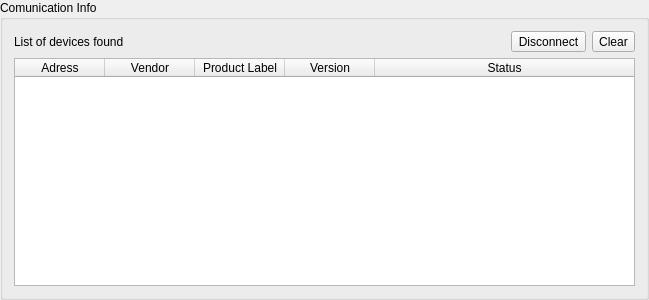
<?xml version="1.0" encoding="UTF-8"?>
<ui version="4.0">
 <class>ConnectionLog</class>
 <widget class="QWidget" name="ConnectionLog">
  <property name="geometry">
   <rect>
    <x>0</x>
    <y>0</y>
    <width>649</width>
    <height>300</height>
   </rect>
  </property>
  <property name="windowTitle">
   <string>ConnectionLog</string>
  </property>
  <layout class="QGridLayout" name="gridLayout">
   <property name="leftMargin">
    <number>0</number>
   </property>
   <property name="topMargin">
    <number>0</number>
   </property>
   <property name="rightMargin">
    <number>0</number>
   </property>
   <property name="bottomMargin">
    <number>0</number>
   </property>
   <property name="spacing">
    <number>0</number>
   </property>
   <item row="0" column="0">
    <widget class="QGroupBox" name="groupBox_3">
     <property name="title">
      <string>Comunication Info</string>
     </property>
     <layout class="QGridLayout" name="gridLayout_3">
      <item row="1" column="0">
       <layout class="QVBoxLayout" name="verticalLayout_3" stretch="0,0">
        <item>
         <layout class="QHBoxLayout" name="horizontalLayout_5">
          <item>
           <widget class="QLabel" name="label_4">
            <property name="text">
             <string>List of devices found</string>
            </property>
           </widget>
          </item>
          <item>
           <spacer name="horizontalSpacer">
            <property name="orientation">
             <enum>Qt::Horizontal</enum>
            </property>
            <property name="sizeHint" stdset="0">
             <size>
              <width>40</width>
              <height>20</height>
             </size>
            </property>
           </spacer>
          </item>
          <item>
           <widget class="QToolButton" name="disconnectButton">
            <property name="text">
             <string>Disconnect</string>
            </property>
           </widget>
          </item>
          <item>
           <widget class="QToolButton" name="clearButton">
            <property name="text">
             <string>Clear</string>
            </property>
           </widget>
          </item>
         </layout>
        </item>
        <item>
         <widget class="QTableWidget" name="tableWidget">
          <attribute name="horizontalHeaderCascadingSectionResizes">
           <bool>true</bool>
          </attribute>
          <attribute name="horizontalHeaderDefaultSectionSize">
           <number>90</number>
          </attribute>
          <attribute name="horizontalHeaderStretchLastSection">
           <bool>true</bool>
          </attribute>
          <attribute name="verticalHeaderVisible">
           <bool>true</bool>
          </attribute>
          <attribute name="verticalHeaderDefaultSectionSize">
           <number>20</number>
          </attribute>
          <attribute name="verticalHeaderMinimumSectionSize">
           <number>20</number>
          </attribute>
          <column>
           <property name="text">
            <string>Adress</string>
           </property>
          </column>
          <column>
           <property name="text">
            <string>Vendor</string>
           </property>
          </column>
          <column>
           <property name="text">
            <string>Product Label</string>
           </property>
          </column>
          <column>
           <property name="text">
            <string>Version</string>
           </property>
          </column>
          <column>
           <property name="text">
            <string>Status</string>
           </property>
          </column>
         </widget>
        </item>
       </layout>
      </item>
     </layout>
    </widget>
   </item>
  </layout>
 </widget>
 <layoutdefault spacing="6" margin="11"/>
 <resources/>
 <connections/>
</ui>
